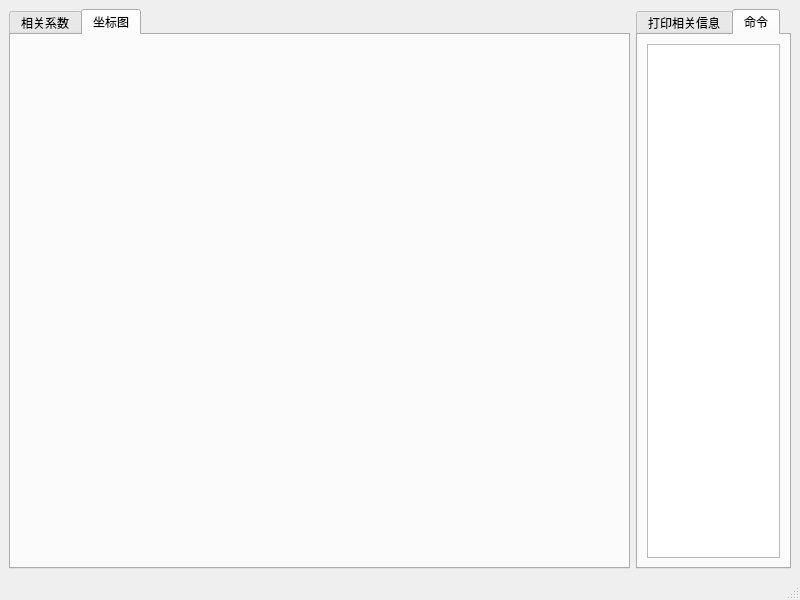
<?xml version="1.0" encoding="UTF-8"?>
<ui version="4.0">
 <class>MainWindow</class>
 <widget class="QMainWindow" name="MainWindow">
  <property name="geometry">
   <rect>
    <x>0</x>
    <y>0</y>
    <width>800</width>
    <height>600</height>
   </rect>
  </property>
  <property name="windowTitle">
   <string>MainWindow</string>
  </property>
  <widget class="QWidget" name="centralwidget">
   <layout class="QVBoxLayout" name="verticalLayout_2">
    <item>
     <layout class="QHBoxLayout" name="horizontalLayout" stretch="4,1">
      <item>
       <widget class="QTabWidget" name="tabWidget">
        <property name="currentIndex">
         <number>1</number>
        </property>
        <widget class="QWidget" name="tab">
         <attribute name="title">
          <string>相关系数</string>
         </attribute>
         <layout class="QVBoxLayout" name="verticalLayout">
          <item>
           <widget class="QTableView" name="showTableView"/>
          </item>
         </layout>
        </widget>
        <widget class="QWidget" name="tab_2">
         <attribute name="title">
          <string>坐标图</string>
         </attribute>
        </widget>
       </widget>
      </item>
      <item>
       <widget class="QTabWidget" name="tabWidget_2">
        <property name="currentIndex">
         <number>1</number>
        </property>
        <widget class="QWidget" name="tab_3">
         <attribute name="title">
          <string>打印相关信息</string>
         </attribute>
         <layout class="QHBoxLayout" name="horizontalLayout_3">
          <item>
           <widget class="QTextEdit" name="showTextEdit">
            <property name="font">
             <font>
              <pointsize>16</pointsize>
             </font>
            </property>
           </widget>
          </item>
         </layout>
        </widget>
        <widget class="QWidget" name="tab_4">
         <attribute name="title">
          <string>命令</string>
         </attribute>
         <layout class="QHBoxLayout" name="horizontalLayout_2">
          <item>
           <widget class="QTextEdit" name="bkpTextEdit">
            <property name="font">
             <font>
              <pointsize>16</pointsize>
             </font>
            </property>
           </widget>
          </item>
         </layout>
        </widget>
       </widget>
      </item>
     </layout>
    </item>
   </layout>
  </widget>
  <widget class="QMenuBar" name="menubar">
   <property name="geometry">
    <rect>
     <x>0</x>
     <y>0</y>
     <width>800</width>
     <height>28</height>
    </rect>
   </property>
  </widget>
  <widget class="QStatusBar" name="statusbar"/>
 </widget>
 <resources/>
 <connections/>
</ui>
